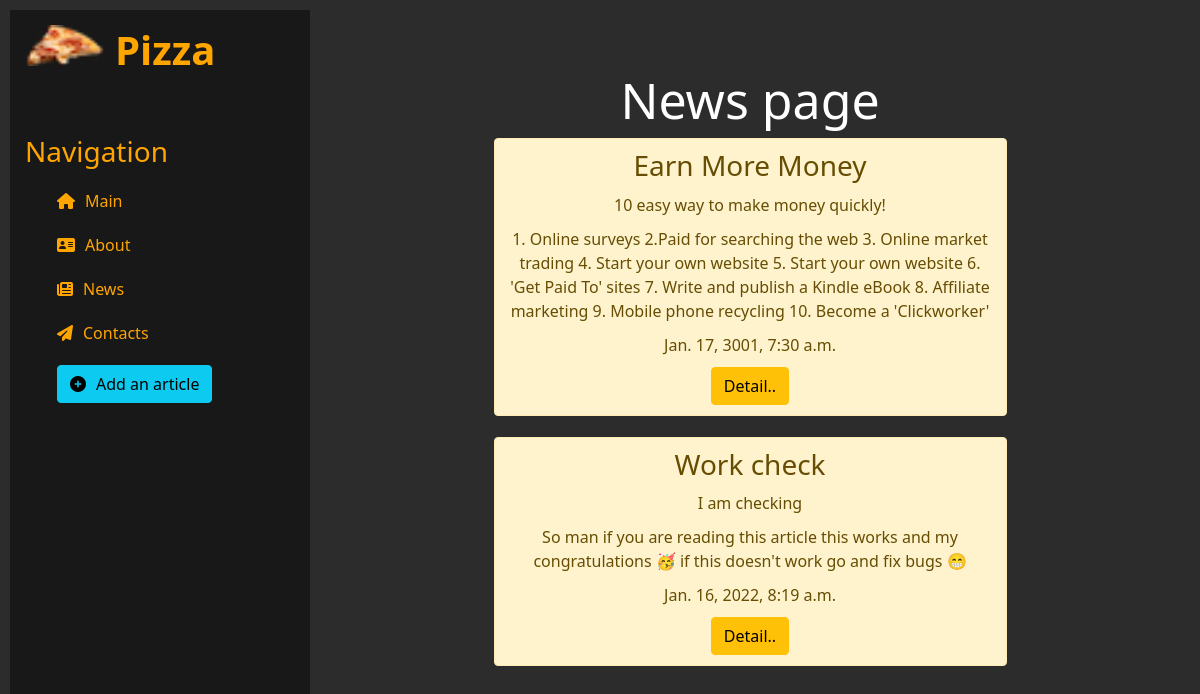
Page /news/ on the committed database.
### news/models.py (models this page shows, shortened)
class Articles(models.Model):
    title = models.CharField('Title', max_length=50)
    anons = models.CharField('Anons', max_length=250)
    full_text = models.TextField('Article')
    date = models.DateTimeField('Publication date')

### news/views.py (the view)
# urls.py: path('', views.news_home, name='news_home'),
def news_home(request):
    news = Articles.objects.order_by('-date')
    return render(request, 'news/news_home.html', {'news': news})

### news/templates/news/news_home.html (shortened to what this page needs)
{% extends 'main/layout.html' %}
{% block body %}
    <div class="features">
        <h1>News page</h1>
        {% if news %}
            {% for value in news %}
                <div class="alert alert-warning">
                    <h3>{{value.title}}</h3>
                    <p>{{value.anons}}</p>
                    <p>{{value.full_text}}</p>
                    <p>{{value.date}}</p>
                    <a href="{% url 'news-detail' value.id %}" class="btn btn-warning">Detail..</a>
                </div>
            {% endfor %}
        {% else %}
            <p>You don't have any news yet</p>
        {% endif %}
    </div>
{% endblock %}

### static/main/css/main.css (style rules this page uses)
body { background: #2c2c2c; }
main .features { text-align: center; float: left; color: #fff; margin: 70px 0; width: 100% }
main .features h1 { font-size: 50px }
main .features p { max-width: 550px; margin: 10px auto }
.alert-warning { margin: auto; margin-bottom: 21px; width: 57%; padding: 10px; }

### rows in the picture
Articles: title "Earn More Money", anons "10 easy way to make money quickly!", full_text "1. Online surveys 2.Paid for searching the web 3. Online market trading 4. Start your own website 5. Start your own website 6. 'Get Paid To' sites 7. Write and publish a Kindle eBook 8. Affiliate marketing 9. Mobile phone recycling 10. Become a 'Clickworker'", date "Jan. 17, 3001, 7:30 a.m."
Articles: title "Work check", anons "I am checking", full_text "So man if you are reading this article this works and my congratulations 🥳 if this doesn't work go and fix bugs 😁", date "Jan. 16, 2022, 8:19 a.m."
